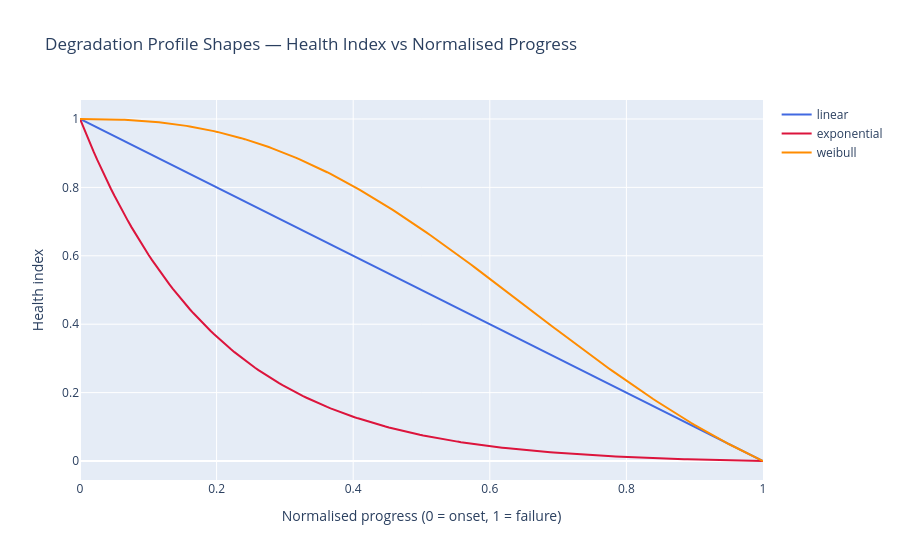

Notebook source saved alongside this figure:
### Markdown cell above
## 6  Custom Degradation Profile

Any callable `f(progress) -> health ∈ [0, 1]` works as a shape.
Here we use a Weibull-CDF-shaped profile typical of infant-mortality + wearout systems.

### Code cell
import math

def weibull_health(progress: float) -> float:
    '''Weibull survival function, normalised so health(0)=1 and health(1)=0 exactly.
    Without normalisation exp(-(p/λ)^k) evaluates to ~0.17 at p=1 for these parameters,
    which would leave the health index above zero at failure.'''
    k, lam = 2.5, 0.8
    raw   = math.exp(-(progress / lam) ** k)
    floor = math.exp(-(1.0   / lam) ** k)   # value at progress=1 without normalisation
    return (raw - floor) / (1.0 - floor)    # rescale: health(0)=1, health(1)=0

wb_result, wb_inj, wb_ds = run_fault(weibull_health, 'weibull_wear', seed=50)

# Compare Weibull vs linear vs exponential health trajectories
t_norm   = np.linspace(0, 1, 200)
h_linear = np.maximum(1.0 - t_norm, 0.0)
h_exp    = np.array([max(0.0, (math.exp(5*(1-p))-1)/(math.exp(5)-1)) for p in t_norm])
h_weib   = np.array([weibull_health(p) for p in t_norm])

fig_shapes = go.Figure()
for name, health, color in [
    ('linear',      h_linear, 'royalblue'),
    ('exponential', h_exp,    'crimson'),
    ('weibull',     h_weib,   'darkorange'),
]:
    fig_shapes.add_trace(go.Scatter(
        x=t_norm, y=health, mode='lines', name=name, line={'color': color},
    ))
fig_shapes.update_layout(
    title='Degradation Profile Shapes — Health Index vs Normalised Progress',
    xaxis_title='Normalised progress (0 = onset, 1 = failure)',
    yaxis_title='Health index',
)
fig_shapes.show()
fig_shapes.write_image(str(IMG_DIR / 'pdm_profile_shapes.png'), width=800, height=450, scale=2)

### Figure 1 — Plotly figure (JSON) as saved in the notebook; plotly's stock layout.template omitted (floating-point values rounded to 4 significant figures; data arrays with more than 128 entries replaced by an {"elided": "..."} marker saying what was removed)
{"data": [{"line": {"color": "royalblue"}, "mode": "lines", "name": "linear", "type": "scatter", "x": {"elided": "200 float values"}, "y": {"elided": "200 float values"}}, {"line": {"color": "crimson"}, "mode": "lines", "name": "exponential", "type": "scatter", "x": {"elided": "200 float values"}, "y": {"elided": "200 float values"}}, {"line": {"color": "darkorange"}, "mode": "lines", "name": "weibull", "type": "scatter", "x": {"elided": "200 float values"}, "y": {"elided": "200 float values"}}], "layout": {"title": {"text": "Degradation Profile Shapes — Health Index vs Normalised Progress"}, "xaxis": {"title": {"text": "Normalised progress (0 = onset, 1 = failure)"}}, "yaxis": {"title": {"text": "Health index"}}}}
